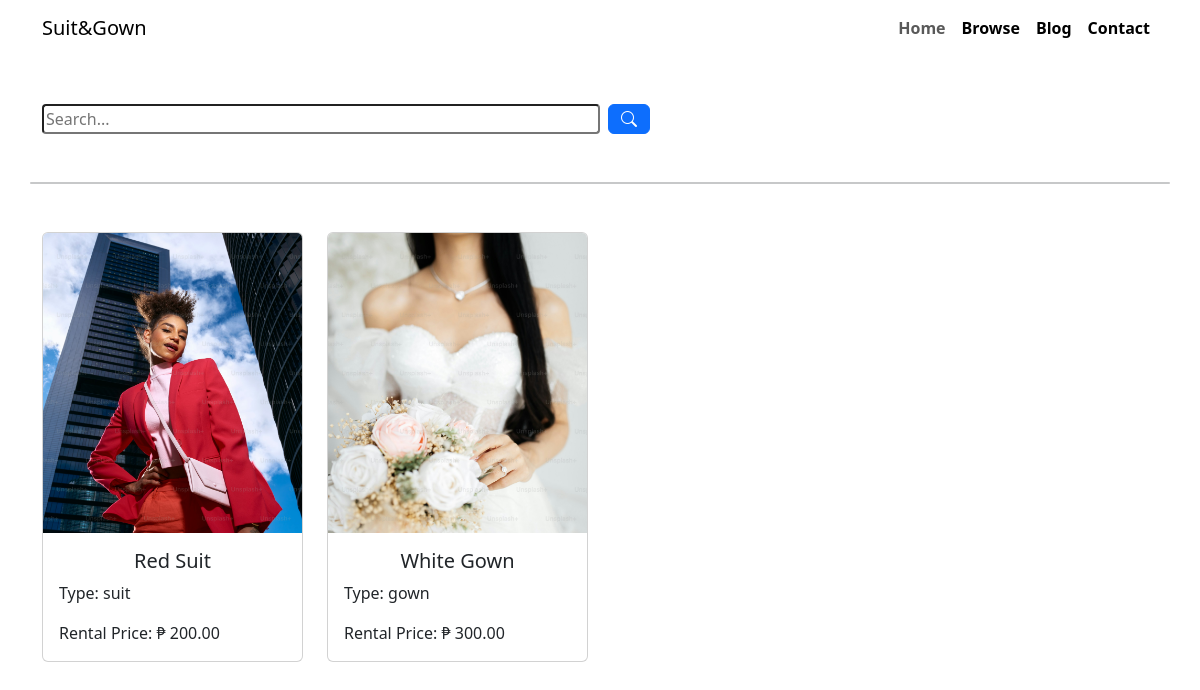
/frontend/user/browse.php, run on the app's committed database.
### tables this page shows
CREATE TABLE `item` (
  `item_id` int(11) NOT NULL,
  `name` varchar(255) DEFAULT NULL,
  `type` varchar(255) DEFAULT NULL,
  `size` decimal(11,2) DEFAULT NULL,
  `deposit_cost` decimal(11,2) DEFAULT NULL,
  `rental_cost` decimal(11,2) DEFAULT NULL,
  `quantity` int(11) DEFAULT 0,
  `owner_id` int(11) DEFAULT NULL,
  `in_stock` tinyint(1) DEFAULT 1,
  `is_active` tinyint(1) DEFAULT 1,
  `photo` varchar(255) NOT NULL,
  `description` varchar(255) NOT NULL
);

### backend/classes/item.class.php (called while the page is built, shortened)
<?php
require_once 'database.php';
class Item{
    protected $db ;
    function __construct(){
        $this->db = new Database();
    }
    function show_items(){
        $sql = "SELECT * FROM item
        ORDER BY name ASC;";
        $query =  $this->db->connect()->prepare($sql);
        if($query->execute()){
            $data = $query->fetchAll();
        }
        return $data;
    }
}
?>

### backend/classes/database.php (called while the page is built)
<?php
class Database{
    private $host = 'localhost';
    private $username = 'root';
    private $password = '';
    private $database = 'rental_management_system';
    protected $connection;
    function connect(){
        try
			{
				$this->connection = new PDO("mysql:host=$this->host;dbname=$this->database",
											$this->username, $this->password);
			}
			catch (PDOException $e)
			{
				echo "Connection error " . $e->getMessage();
			}
        return $this->connection;
    }
}
?>

### frontend/user/browse.php (the view, shortened to what this page needs)
<?php
    require '../includes/head.php';
    require '../includes/header.php';
?>
        <div class="container mt-5 d-flex align-items-center">
            <input class=" w-50 rounded-1 me-2" type="search" placeholder="Search...">
            <button type="submit" class="btn btn-primary">
                <i class="bi bi-search"></i>
            </button>
        </div>
       <section>
            <div class="container w-full bg-dark rounded-5 opacity-25 my-5" style="height: 2px"></div>
            <div class="container">
                <div class="row">
                <?php
                require_once '../../backend/classes/item.class.php';
                $item = new Item();
                foreach ($item->show_items() as $value) {
                    if($value['is_active'] == '1'){
                    $imgurl = "../assets/uploads/";
                ?>
                    <a class="col-md-3 text-decoration-none" href="item_details.php?item_id=<?php echo $value['item_id']; ?>">
                        <div class="card mb-3">
                            <div style="height: 300px; width: 100%;">
                                <img src="<?php echo $imgurl.$value['photo']; ?>" class="card-img-top img-fluid h-100" alt="<?php echo $value['name']; ?> Image" style="object-fit: cover;">
                            </div>
                            <div class="card-body">
                                <h5 class="card-title text-center text-capitalize"><?php echo $value['name']; ?></h5>
                                <p class="card-text">Type: <?php echo $value['type']; ?></p>
                                <p class="card-text">Rental Price: ₱ <?php echo number_format($value['rental_cost'], 2); ?></p>
                            </div>
                        </div>
                    </a>
                    <?php }
                }  ?>
                </div>
            </div>
        </section>
<?php
    require '../includes/footer.php';
?>

### data on the page
item: photo (picture), name "Red Suit", type "suit", rental_cost "200.00"
item: photo (picture), name "White Gown", type "gown", rental_cost "300.00"
